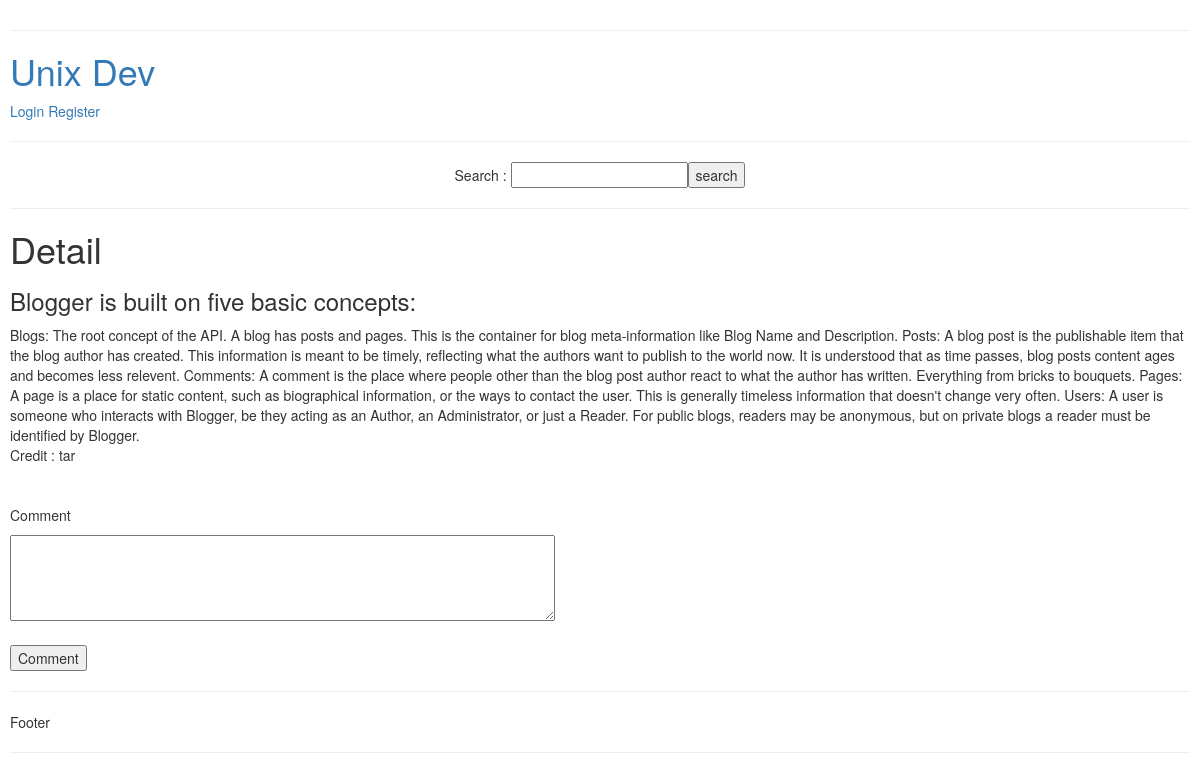
/blog/26/, run on the app's committed database.
### blog/models.py (models this page shows, shortened)
class Blog(models.Model):
    user = models.ForeignKey(User, on_delete=models.CASCADE, default=1)
    title = models.CharField(max_length=100)
    content = models.CharField(max_length=255)
    created_at = models.DateTimeField(auto_now_add=True)
    updated_at = models.DateTimeField(auto_now=True)

### blog/views.py (the view)
# urls.py: path('<int:pk>/', views.detail, name='detail'),
def detail(request,pk):
    blog = get_object_or_404(Blog, pk=pk)
    user_check = get_object_or_404(User, pk=blog.user_id) # get name user form blog
    if((request.user.has_perm('blog.change_blog') and str(user_check.username) == str(request.user)) or 'admin' == str(request.user)):
        edit = True
    else:
        edit = False
    data = {
        'blog': blog,
        'credit':user_check.username ,
        'edit': edit,
        'user':{
            'user_name': request.user ,
            'status_login': sessionResult(request)
            },
        'user_delete_comment' : 0,
        'comment': False
        }
    if request.session.keys():
        data['comment'] = True
        if 'admin' == str(request.user):
            data['user_delete_comment'] = True
        elif request.user.has_perm('blog.delete_comment'):
            data['user_delete_comment'] = int(request.session['_auth_user_id'])
    print(data['user_delete_comment'])
    return render(request, 'blog/detail.html', data)

### blog/views.py (called while the page is built)
def sessionResult(request):
    if request.session.keys():
        return True
    else:
        return False

### blog/templates/blog/detail.html (shortened to what this page needs)
{% extends 'base_layout.html' %}
{% block content %}
<div>
    <h1>Detail</h1>
    <h3>{{ blog.title }}</h3>
    <div>
        {{ blog.content }}
    </div>
    <p>Credit : {{credit}}</p>
    <br>
    {% if True %}
    <form action="{% url 'blog:comment' blog.id %}" method="post">
            <p>Comment</p>
                <textarea name="comment" rows="4" cols="70"></textarea>
            <br>
            <br>
            <input type="submit" value="Comment">
    </form>
    {% endif %}
</div>
{% endblock %}

### data on the page
Blog: title "Blogger is built on five basic concepts:", content "Blogs: The root concept of the API. A blog has posts and pages. This is the container for blog meta-information like Blog Name and Description. Posts: A blog post is the publishable item that the blog author has created. This information is meant to be timely, reflecting what the authors want to publish to the world now. It is understood that as time passes, blog posts content ages and becomes less relevent. Comments: A comment is the place where people other than the blog post author react to what the author has written. Everything from bricks to bouquets. Pages: A page is a place for static content, such as biographical information, or the ways to contact the user. This is generally…"

### other printed values
{{ credit }} "tar"
